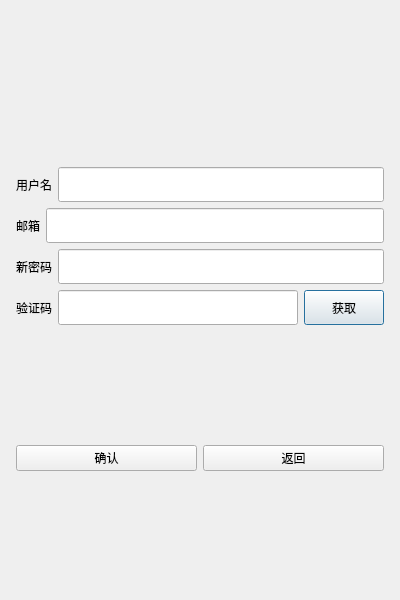
<?xml version="1.0" encoding="UTF-8"?>
<ui version="4.0">
 <class>ResetDialog</class>
 <widget class="QDialog" name="ResetDialog">
  <property name="geometry">
   <rect>
    <x>0</x>
    <y>0</y>
    <width>400</width>
    <height>600</height>
   </rect>
  </property>
  <property name="minimumSize">
   <size>
    <width>400</width>
    <height>600</height>
   </size>
  </property>
  <property name="maximumSize">
   <size>
    <width>400</width>
    <height>600</height>
   </size>
  </property>
  <property name="windowTitle">
   <string>Dialog</string>
  </property>
  <layout class="QHBoxLayout" name="horizontalLayout">
   <item>
    <layout class="QVBoxLayout" name="verticalLayout">
     <property name="leftMargin">
      <number>5</number>
     </property>
     <property name="topMargin">
      <number>5</number>
     </property>
     <property name="rightMargin">
      <number>5</number>
     </property>
     <property name="bottomMargin">
      <number>5</number>
     </property>
     <item>
      <spacer name="verticalSpacer_3">
       <property name="orientation">
        <enum>Qt::Orientation::Vertical</enum>
       </property>
       <property name="sizeHint" stdset="0">
        <size>
         <width>20</width>
         <height>40</height>
        </size>
       </property>
      </spacer>
     </item>
     <item>
      <widget class="QWidget" name="widget" native="true">
       <layout class="QHBoxLayout" name="horizontalLayout_7">
        <item>
         <widget class="QLabel" name="errtip">
          <property name="layoutDirection">
           <enum>Qt::LayoutDirection::LeftToRight</enum>
          </property>
          <property name="text">
           <string/>
          </property>
          <property name="alignment">
           <set>Qt::AlignmentFlag::AlignCenter</set>
          </property>
         </widget>
        </item>
       </layout>
      </widget>
     </item>
     <item>
      <layout class="QHBoxLayout" name="horizontalLayout_3">
       <item>
        <widget class="QLabel" name="userlabel">
         <property name="minimumSize">
          <size>
           <width>0</width>
           <height>35</height>
          </size>
         </property>
         <property name="maximumSize">
          <size>
           <width>16777215</width>
           <height>35</height>
          </size>
         </property>
         <property name="text">
          <string>用户名</string>
         </property>
        </widget>
       </item>
       <item>
        <widget class="QLineEdit" name="useredit">
         <property name="minimumSize">
          <size>
           <width>0</width>
           <height>35</height>
          </size>
         </property>
         <property name="maximumSize">
          <size>
           <width>16777215</width>
           <height>35</height>
          </size>
         </property>
        </widget>
       </item>
      </layout>
     </item>
     <item>
      <layout class="QHBoxLayout" name="horizontalLayout_4">
       <item>
        <widget class="QLabel" name="emaillabel">
         <property name="minimumSize">
          <size>
           <width>0</width>
           <height>35</height>
          </size>
         </property>
         <property name="text">
          <string>邮箱</string>
         </property>
        </widget>
       </item>
       <item>
        <widget class="QLineEdit" name="emailedit">
         <property name="minimumSize">
          <size>
           <width>0</width>
           <height>35</height>
          </size>
         </property>
         <property name="maximumSize">
          <size>
           <width>16777215</width>
           <height>35</height>
          </size>
         </property>
        </widget>
       </item>
      </layout>
     </item>
     <item>
      <layout class="QHBoxLayout" name="horizontalLayout_5">
       <item>
        <widget class="QLabel" name="newpasslab">
         <property name="minimumSize">
          <size>
           <width>0</width>
           <height>35</height>
          </size>
         </property>
         <property name="maximumSize">
          <size>
           <width>16777215</width>
           <height>35</height>
          </size>
         </property>
         <property name="text">
          <string>新密码</string>
         </property>
        </widget>
       </item>
       <item>
        <widget class="QLineEdit" name="newpassedit">
         <property name="minimumSize">
          <size>
           <width>0</width>
           <height>35</height>
          </size>
         </property>
         <property name="maximumSize">
          <size>
           <width>16777215</width>
           <height>35</height>
          </size>
         </property>
        </widget>
       </item>
      </layout>
     </item>
     <item>
      <layout class="QHBoxLayout" name="horizontalLayout_6">
       <item>
        <widget class="QLabel" name="codelabel">
         <property name="minimumSize">
          <size>
           <width>0</width>
           <height>35</height>
          </size>
         </property>
         <property name="maximumSize">
          <size>
           <width>16777215</width>
           <height>35</height>
          </size>
         </property>
         <property name="text">
          <string>验证码</string>
         </property>
        </widget>
       </item>
       <item>
        <widget class="QLineEdit" name="codeedit">
         <property name="minimumSize">
          <size>
           <width>0</width>
           <height>35</height>
          </size>
         </property>
         <property name="maximumSize">
          <size>
           <width>16777215</width>
           <height>35</height>
          </size>
         </property>
        </widget>
       </item>
       <item>
        <widget class="QPushButton" name="getcodebtn">
         <property name="minimumSize">
          <size>
           <width>0</width>
           <height>35</height>
          </size>
         </property>
         <property name="maximumSize">
          <size>
           <width>16777215</width>
           <height>35</height>
          </size>
         </property>
         <property name="text">
          <string>获取</string>
         </property>
        </widget>
       </item>
      </layout>
     </item>
     <item>
      <spacer name="verticalSpacer_2">
       <property name="orientation">
        <enum>Qt::Orientation::Vertical</enum>
       </property>
       <property name="sizeHint" stdset="0">
        <size>
         <width>20</width>
         <height>40</height>
        </size>
       </property>
      </spacer>
     </item>
     <item>
      <layout class="QHBoxLayout" name="horizontalLayout_8">
       <item>
        <widget class="QPushButton" name="confirmbtn">
         <property name="text">
          <string>确认</string>
         </property>
        </widget>
       </item>
       <item>
        <widget class="QPushButton" name="returnbtn">
         <property name="text">
          <string>返回</string>
         </property>
        </widget>
       </item>
      </layout>
     </item>
     <item>
      <spacer name="verticalSpacer">
       <property name="orientation">
        <enum>Qt::Orientation::Vertical</enum>
       </property>
       <property name="sizeHint" stdset="0">
        <size>
         <width>20</width>
         <height>40</height>
        </size>
       </property>
      </spacer>
     </item>
    </layout>
   </item>
  </layout>
 </widget>
 <resources/>
 <connections/>
</ui>
